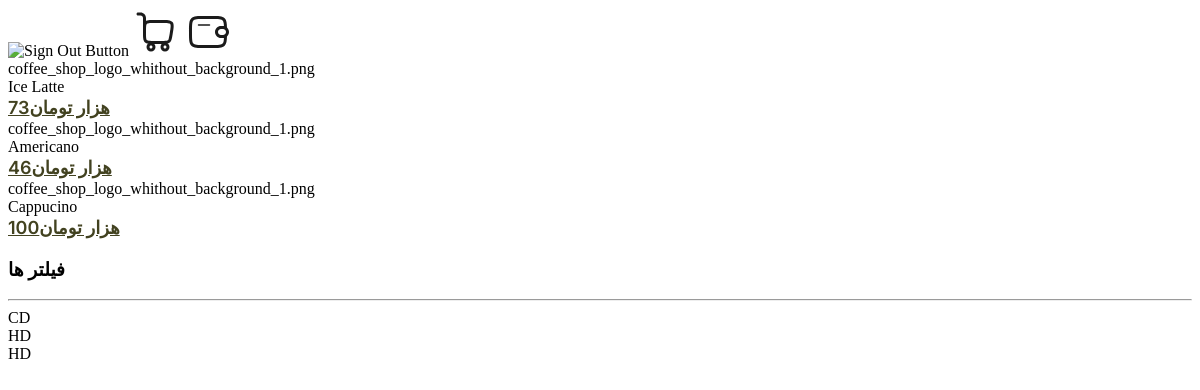
Screenshot of /products-page (signed in) with the database file from the repository.
### coffeapp/models.py (models this page shows, shortened)
class Products(models.Model):
    PRODUCT_TYPES = [
        ('CD', 'Cold Drinks'),
        ('CA', 'Cakes'),
        ('MS', 'Milkshakes'),
        ('HD', 'Hot Drinks'),
    ]
    avatar = models.ImageField(null= True, default="coffee_shop_logo_whithout_background_1.png")
    id = models.IntegerField(primary_key=True, db_index=True, db_column='id',  unique=True)
    name = models.CharField(max_length=255, db_index=True, unique=True)
    sugar = models.IntegerField(validators=[MinValueValidator(0), MaxValueValidator(100)], default=0)
    coffee = models.IntegerField(validators=[MinValueValidator(0), MaxValueValidator(100)],default=0)
    flour = models.IntegerField(validators=[MinValueValidator(0), MaxValueValidator(100)],default=0)
    chocolate = models.IntegerField(validators=[MinValueValidator(0), MaxValueValidator(100)],default=0)
    vertical = models.CharField(max_length=2, choices=PRODUCT_TYPES, db_index=True)
    price = models.PositiveIntegerField()
    created = models.DateTimeField(auto_now_add=True )
    class Meta:
        ordering = ('-created',)

### coffeapp/views.py (the view)
# urls.py: path('products-page', views.productsPage, name='products-page'),
@login_required(login_url='coffeapp:signin')
def productsPage(request):
    q = request.GET.get('q') if request.GET.get('q') != None else ''
    products= Products.objects.filter(Q(vertical__icontains= q))
    product_types = Products.vertical
    product_prices= Products.price
    context= {'products': products, 'product_types': product_types, 'product_prices':product_prices}
    return render(request, 'products.html', context)

### coffeapp/templates/products.html (shortened to what this page needs)
{% extends 'main.html' %}
{% block content %}
<div>
  {% for product in products %}
    <div class="image-1">
      {{product.avatar }}
    </div>
    <div class="product-1">
      {{product.name}}
    </div>
    <span class="container-1">
    هزار تومان{{product.price}}
    </span>
  {% endfor %}
</div>
<div>
  <h3>فیلتر ها</h3>
  <hr>
  <div>
    {%for product in products%}
    <div>
      {{product.vertical}}
    </div>
      {% endfor %}
</div>
{% endblock content%}

### templates/main.html (shortened to what this page needs)
<!doctype html>
{% load static %}
<html lang="en">
  <head>
    <link rel="stylesheet" href="{%static 'css/style.css'%}" />
  </head>
  <body>
    {% include 'navbar.html' %}
    {% block content %}
    {% endblock %}
</body>
</html>

### templates/navbar.html (shortened to what this page needs)
{% load static %}
<header>
  <div class="navigation">
    <div class="items">
      {% if request.user.is_authenticated %}
      <img class="sign-out-squre-light" src="../assets/vectors/sign_out_squre_light_4_x2.svg" alt="Sign Out Button" />
      <img class="trolly" src="../assets/vectors/trolly_3_x2.svg" alt="Shoping Cart Button "/>
      <img class="wallet" src="../assets/vectors/wallet_2_x2.svg" alt="Recent Purchases Button" />
      {% else %}
      <img class="sign-in " src="../assets/vectors/sign_out_squre_light_4_x2.svg" alt="Sign in Button">
      {% endif %}
    </div>
  </div>
</header>

### rows the page displays
Products: avatar "coffee_shop_logo_whithout_background_1.png", name "Ice Latte", price "73", vertical "CD"
Products: avatar "coffee_shop_logo_whithout_background_1.png", name "Americano", price "46", vertical "HD"
Products: avatar "coffee_shop_logo_whithout_background_1.png", name "Cappucino", price "100", vertical "HD"
